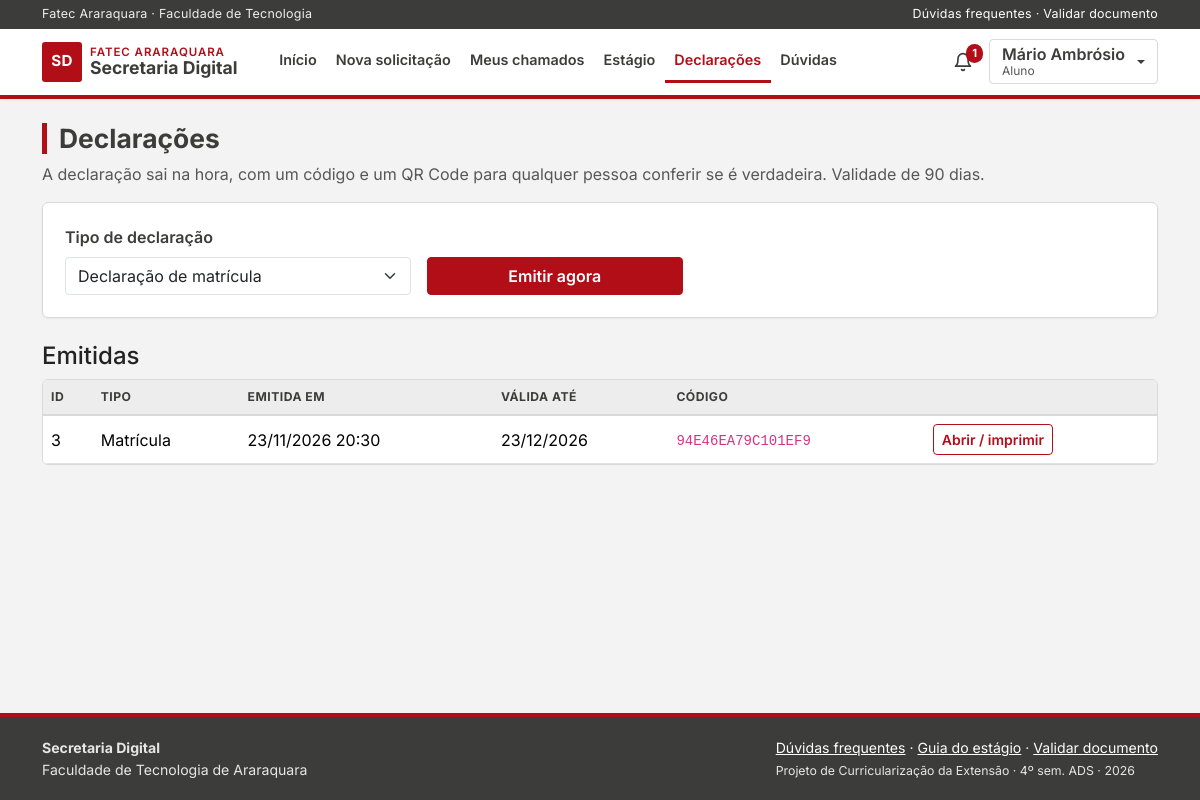
/declaracao_lista.php (signed in), run on an earlier commit of the app's database.
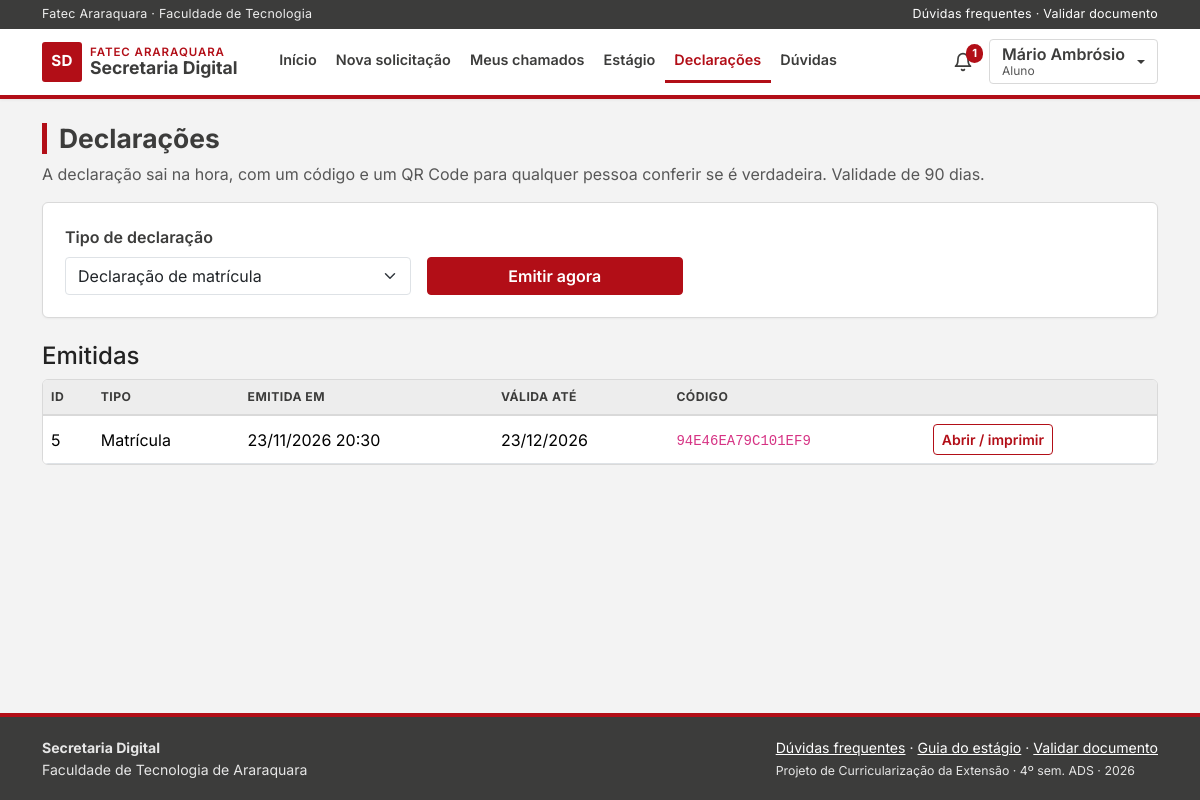
And on a later commit of the database.
### tables this page shows
CREATE TABLE tb_documentos (
  id_documento  INT AUTO_INCREMENT PRIMARY KEY,
  codigo        CHAR(16)   NOT NULL,
  id_aluno      INT        NOT NULL,
  tipo          ENUM('matricula','frequencia') NOT NULL,
  emitido_em    DATETIME   NOT NULL DEFAULT CURRENT_TIMESTAMP,
  valido_ate    DATE       NOT NULL,
  ativo         TINYINT(1) NOT NULL DEFAULT 1,
  UNIQUE KEY uk_documentos_codigo (codigo),
  CONSTRAINT fk_documentos_aluno FOREIGN KEY (id_aluno)
    REFERENCES tb_usuarios (id_usuario)
);

### declaracao_lista.php (the view, shortened to what this page needs)
<?php
    require_once("conecta.php");
    require_once("funcoes.php");
    $nivel = $_SESSION['nivel'];
    $ordem = ordem_sql(array(
        "id" => "d.id_documento",
        "aluno" => "u.nome",
        "tipo" => "d.tipo",
        "emitido" => "d.emitido_em",
        "validade" => "d.valido_ate"
    ), "emitido");
    if(!isset($_GET['ordem'])){
        $ordem = "d.emitido_em DESC";
    }
    $id_filtro = ($nivel == "aluno") ? $_SESSION['id_usuario'] : 0;
    $sql = "SELECT d.id_documento, d.codigo, d.tipo, d.emitido_em, d.valido_ate, u.nome AS aluno
            FROM tb_documentos d INNER JOIN tb_usuarios u ON u.id_usuario = d.id_aluno
            WHERE (? = 0 OR d.id_aluno = ?)
            ORDER BY $ordem";
    $stmt = mysqli_stmt_init($con);
    mysqli_stmt_prepare($stmt, $sql);
    mysqli_stmt_bind_param($stmt, "ii", $id_filtro, $id_filtro);
    mysqli_stmt_execute($stmt);
    $dados = mysqli_fetch_all(mysqli_stmt_get_result($stmt), MYSQLI_ASSOC);
    require_once("cabecalho.php");
?>
<h1>Declarações</h1>
<p class="text-secondary">A declaração sai na hora, com um código e um QR Code para qualquer pessoa conferir se é verdadeira. Validade de 90 dias.</p>
<form action="declaracao_add2.php" method="post" class="cartao mb-4">
    <div class="row g-3 align-items-end">
        <div class="col-md-4">
            <label for="seltipo" class="form-label">Tipo de declaração</label>
            <select name="seltipo" id="seltipo" class="form-select" required>
                <option value="matricula">Declaração de matrícula</option>
            </select>
        </div>
        <div class="col-md-3">
            <input type="submit" name="btn" value="Emitir agora" class="btn btn-principal w-100">
        </div>
    </div>
</form>
<h2 class="h4">Emitidas</h2>
<div class="tabela">
    <table class="table align-middle">
        <tr>
            <?php
                echo th_ordem("ID", "id");
                echo th_ordem("Tipo", "tipo");
                echo th_ordem("Emitida em", "emitido");
                echo th_ordem("Válida até", "validade");
            ?>
            <th>Código</th>
            <th></th>
        </tr>
        <?php
            foreach($dados as $d){
                echo "<tr><td>" . $d['id_documento'] . "</td>";
                echo "<td>" . ($d['tipo'] == "matricula" ? "Matrícula" : "Frequência") . "</td>
                      <td>" . data_br($d['emitido_em'], true) . "</td>
                      <td>" . data_br($d['valido_ate']) . "</td>
                      <td><code>" . seguro($d['codigo']) . "</code></td>
                      <td><a href='declaracao_ver.php?id=" . $d['id_documento'] . "' class='btn btn-sm btn-contorno'>Abrir / imprimir</a></td>
                      </tr>";
            }
        ?>
    </table>
</div>
<?php require_once("rodape.php"); ?>

What changed in the data, as far as the page shows it:
no longer on this page (row edited): tb_documentos: id_documento "3", tipo "Matrícula", emitido_em "23/11/2026 20:30", valido_ate "23/12/2026", codigo "94E46EA79C101EF9"
now on this page (row edited): tb_documentos: id_documento "5", tipo "Matrícula", emitido_em "23/11/2026 20:30", valido_ate "23/12/2026", codigo "94E46EA79C101EF9"
